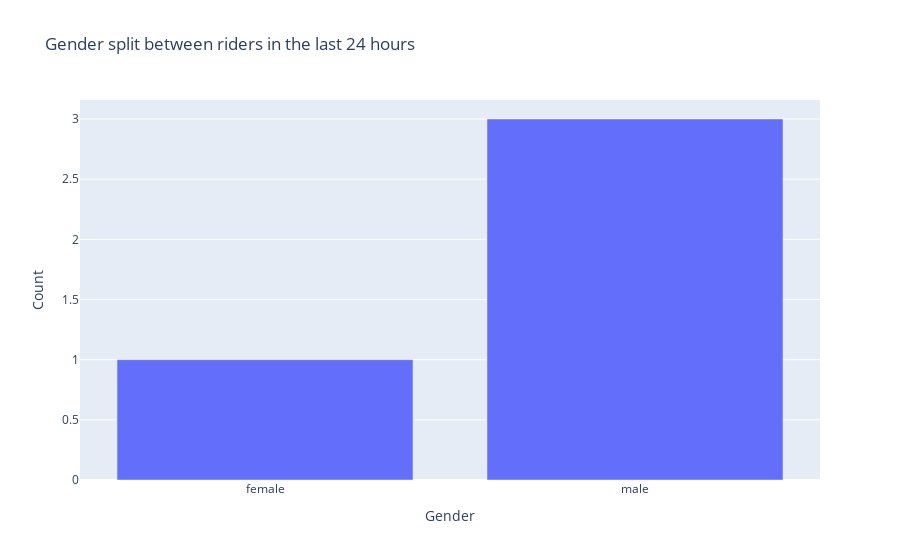

Notebook code for this chart:
### Code cell
data = [["2023-05-22 06:45:34.22222", "male"], ["2019-05-22 15:45:34.22222", "male"], ["2015-05-22 20:45:34.22222", "female"], ["2010-05-22 14:45:34.22222", "male"]]
riders_day_gender_df = pd.DataFrame(data, columns=['start_time', 'gender'])
gender_count = riders_day_gender_df.groupby('gender')['start_time'].count().reset_index(name='count')
fig = px.bar(gender_count, x = 'gender', y = 'count', title="Gender split between riders in the last 24 hours")
fig.update_layout(
    xaxis_title='Gender',
    yaxis_title='Count'
)

### Figure 1 — Plotly figure (JSON) as saved in the notebook; plotly's stock layout.template omitted (floating-point values rounded to 4 significant figures)
{"data": [{"alignmentgroup": "True", "hovertemplate": "gender=%{x}<br>count=%{y}<extra></extra>", "legendgroup": "", "marker": {"color": "#636efa", "pattern": {"shape": ""}}, "name": "", "offsetgroup": "", "orientation": "v", "showlegend": false, "textposition": "auto", "type": "bar", "x": ["female", "male"], "xaxis": "x", "y": [1, 3], "yaxis": "y"}], "layout": {"barmode": "relative", "legend": {"tracegroupgap": 0}, "title": {"text": "Gender split between riders in the last 24 hours"}, "xaxis": {"anchor": "y", "domain": [0, 1], "title": {"text": "Gender"}}, "yaxis": {"anchor": "x", "domain": [0, 1], "title": {"text": "Count"}}}}
